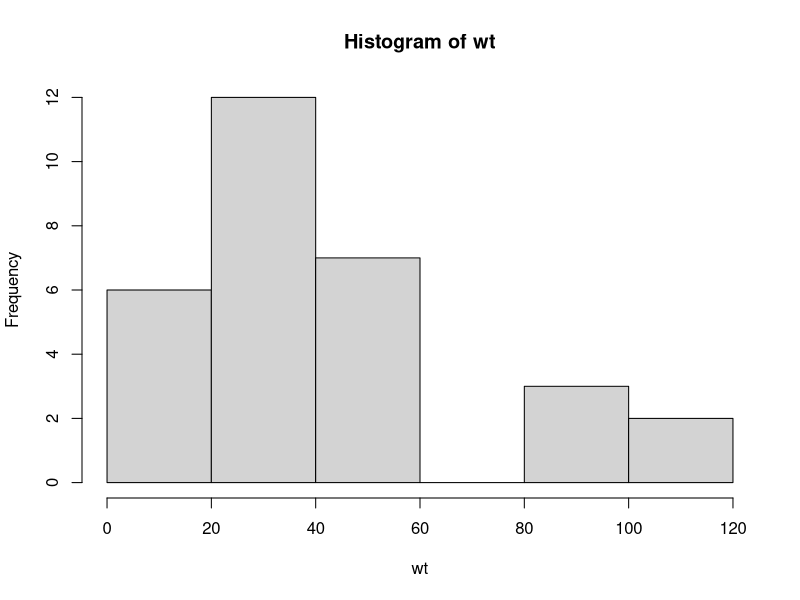
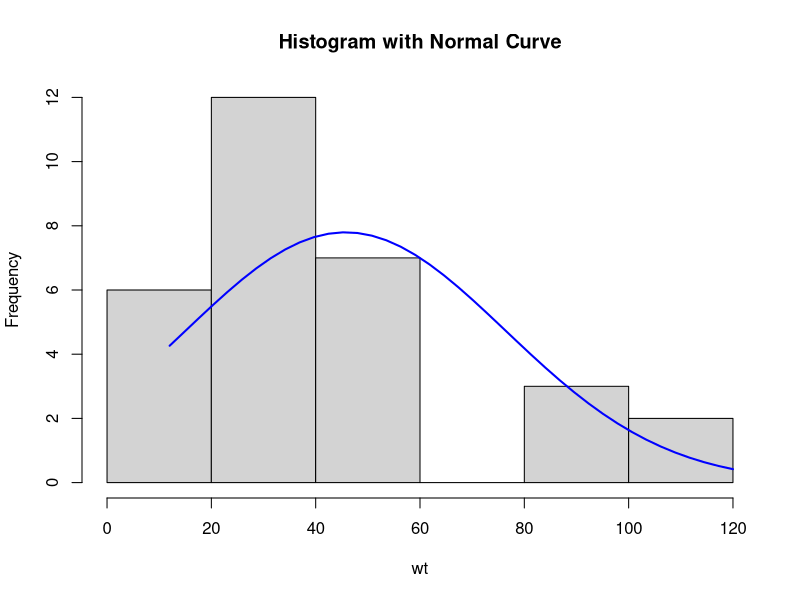

Generate these figures, in order, with R:
setwd('C:/users/mg/Desktop/Data Analytics/HW/HW3')
getwd()

mydata = read.table('HW3.csv', header=T, sep= ',')
names(mydata)
head(mydata)

library(plyr)
library(psych)

wt = mydata$CTA.cost
summary(wt)
describe(wt)
hist(wt)
h = hist(wt, main = "Histogram with Normal Curve")
xfit = seq(min(wt),max(wt),length=40)
yfit<-dnorm(xfit,mean=mean(wt),sd=sd(wt))
yfit<-yfit*diff(h$mids[1:2])*length(wt)
lines(xfit, yfit, col="blue", lwd=2)

